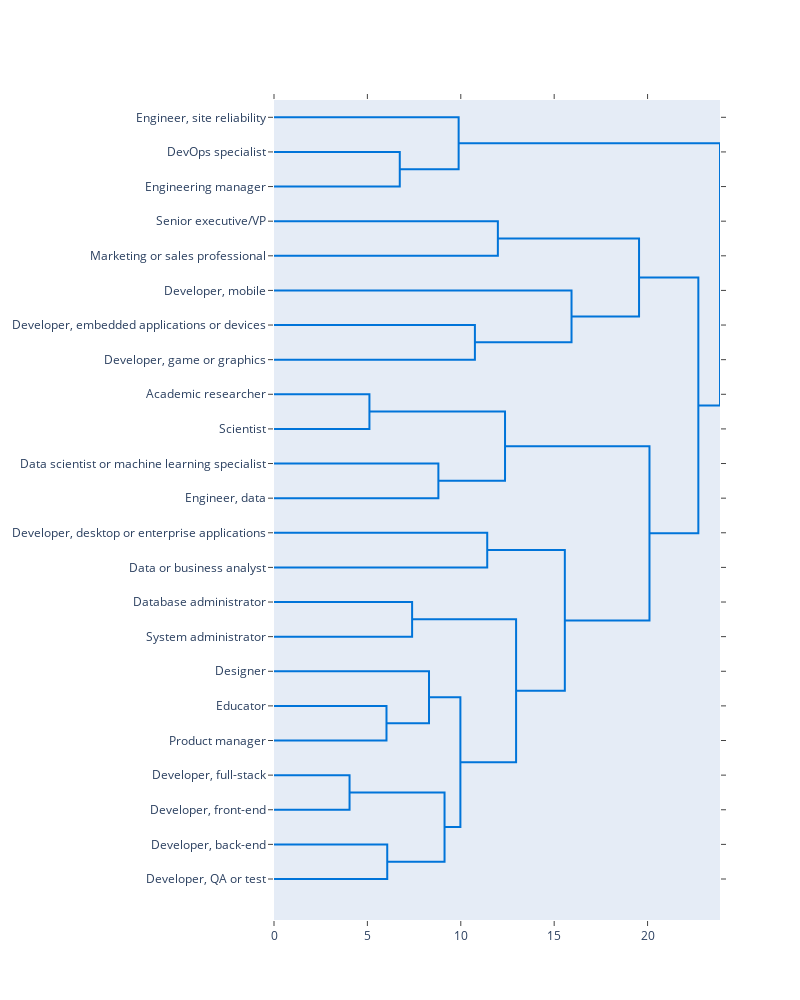

Notebook source saved alongside this figure:
### Code cell
fig= ff.create_dendrogram(std_skills,orientation='left',labels=std_skills.index,color_threshold=0.5)
fig.update_layout(width=800,height=1000)
fig.show()

### Figure 1 — Plotly figure (JSON) as saved in the notebook; plotly's stock layout.template omitted (floating-point values rounded to 4 significant figures)
{"data": [{"hoverinfo": "text", "marker": {"color": "rgb(0,116,217)"}, "mode": "lines", "type": "scatter", "x": [0, 6.733, 6.733, 0], "xaxis": "x", "y": [-15, -15, -25, -25], "yaxis": "y"}, {"hoverinfo": "text", "marker": {"color": "rgb(0,116,217)"}, "mode": "lines", "type": "scatter", "x": [0, 9.885, 9.885, 6.733], "xaxis": "x", "y": [-5, -5, -20, -20], "yaxis": "y"}, {"hoverinfo": "text", "marker": {"color": "rgb(0,116,217)"}, "mode": "lines", "type": "scatter", "x": [0, 11.99, 11.99, 0], "xaxis": "x", "y": [-35, -35, -45, -45], "yaxis": "y"}, {"hoverinfo": "text", "marker": {"color": "rgb(0,116,217)"}, "mode": "lines", "type": "scatter", "x": [0, 10.76, 10.76, 0], "xaxis": "x", "y": [-65, -65, -75, -75], "yaxis": "y"}, {"hoverinfo": "text", "marker": {"color": "rgb(0,116,217)"}, "mode": "lines", "type": "scatter", "x": [0, 15.93, 15.93, 10.76], "xaxis": "x", "y": [-55, -55, -70, -70], "yaxis": "y"}, {"hoverinfo": "text", "marker": {"color": "rgb(0,116,217)"}, "mode": "lines", "type": "scatter", "x": [11.99, 19.54, 19.54, 15.93], "xaxis": "x", "y": [-40, -40, -62.5, -62.5], "yaxis": "y"}, {"hoverinfo": "text", "marker": {"color": "rgb(0,116,217)"}, "mode": "lines", "type": "scatter", "x": [0, 5.109, 5.109, 0], "xaxis": "x", "y": [-85, -85, -95, -95], "yaxis": "y"}, {"hoverinfo": "text", "marker": {"color": "rgb(0,116,217)"}, "mode": "lines", "type": "scatter", "x": [0, 8.8, 8.8, 0], "xaxis": "x", "y": [-105, -105, -115, -115], "yaxis": "y"}, {"hoverinfo": "text", "marker": {"color": "rgb(0,116,217)"}, "mode": "lines", "type": "scatter", "x": [5.109, 12.37, 12.37, 8.8], "xaxis": "x", "y": [-90, -90, -110, -110], "yaxis": "y"}, {"hoverinfo": "text", "marker": {"color": "rgb(0,116,217)"}, "mode": "lines", "type": "scatter", "x": [0, 11.42, 11.42, 0], "xaxis": "x", "y": [-125, -125, -135, -135], "yaxis": "y"}, {"hoverinfo": "text", "marker": {"color": "rgb(0,116,217)"}, "mode": "lines", "type": "scatter", "x": [0, 7.394, 7.394, 0], "xaxis": "x", "y": [-145, -145, -155, -155], "yaxis": "y"}, {"hoverinfo": "text", "marker": {"color": "rgb(0,116,217)"}, "mode": "lines", "type": "scatter", "x": [0, 6.022, 6.022, 0], "xaxis": "x", "y": [-175, -175, -185, -185], "yaxis": "y"}, {"hoverinfo": "text", "marker": {"color": "rgb(0,116,217)"}, "mode": "lines", "type": "scatter", "x": [0, 8.299, 8.299, 6.022], "xaxis": "x", "y": [-165, -165, -180, -180], "yaxis": "y"}, {"hoverinfo": "text", "marker": {"color": "rgb(0,116,217)"}, "mode": "lines", "type": "scatter", "x": [0, 4.045, 4.045, 0], "xaxis": "x", "y": [-195, -195, -205, -205], "yaxis": "y"}, {"hoverinfo": "text", "marker": {"color": "rgb(0,116,217)"}, "mode": "lines", "type": "scatter", "x": [0, 6.063, 6.063, 0], "xaxis": "x", "y": [-215, -215, -225, -225], "yaxis": "y"}, {"hoverinfo": "text", "marker": {"color": "rgb(0,116,217)"}, "mode": "lines", "type": "scatter", "x": [4.045, 9.13, 9.13, 6.063], "xaxis": "x", "y": [-200, -200, -220, -220], "yaxis": "y"}, {"hoverinfo": "text", "marker": {"color": "rgb(0,116,217)"}, "mode": "lines", "type": "scatter", "x": [8.299, 9.979, 9.979, 9.13], "xaxis": "x", "y": [-172.5, -172.5, -210, -210], "yaxis": "y"}, {"hoverinfo": "text", "marker": {"color": "rgb(0,116,217)"}, "mode": "lines", "type": "scatter", "x": [7.394, 12.96, 12.96, 9.979], "xaxis": "x", "y": [-150, -150, -191.2, -191.2], "yaxis": "y"}, {"hoverinfo": "text", "marker": {"color": "rgb(0,116,217)"}, "mode": "lines", "type": "scatter", "x": [11.42, 15.57, 15.57, 12.96], "xaxis": "x", "y": [-130, -130, -170.6, -170.6], "yaxis": "y"}, {"hoverinfo": "text", "marker": {"color": "rgb(0,116,217)"}, "mode": "lines", "type": "scatter", "x": [12.37, 20.1, 20.1, 15.57], "xaxis": "x", "y": [-100, -100, -150.3, -150.3], "yaxis": "y"}, {"hoverinfo": "text", "marker": {"color": "rgb(0,116,217)"}, "mode": "lines", "type": "scatter", "x": [19.54, 22.72, 22.72, 20.1], "xaxis": "x", "y": [-51.25, -51.25, -125.2, -125.2], "yaxis": "y"}, {"hoverinfo": "text", "marker": {"color": "rgb(0,116,217)"}, "mode": "lines", "type": "scatter", "x": [9.885, 23.88, 23.88, 22.72], "xaxis": "x", "y": [-12.5, -12.5, -88.2, -88.2], "yaxis": "y"}], "layout": {"autosize": false, "height": 1000, "hovermode": "closest", "showlegend": false, "width": 800, "xaxis": {"mirror": "allticks", "rangemode": "tozero", "showgrid": false, "showline": true, "showticklabels": true, "ticks": "outside", "type": "linear", "zeroline": false}, "yaxis": {"mirror": "allticks", "rangemode": "tozero", "showgrid": false, "showline": true, "showticklabels": true, "tickmode": "array", "ticks": "outside", "ticktext": ["Engineer, site reliability", "DevOps specialist", "Engineering manager", "Senior executive/VP", "Marketing or sales professional", "Developer, mobile", "Developer, embedded applications or devices", "Developer, game or graphics", "Academic researcher", "Scientist", "Data scientist or machine learning specialist", "Engineer, data", "Developer, desktop or enterprise applications", "Data or business analyst", "Database administrator", "System administrator", "Designer", "Educator", "Product manager", "Developer, full-stack", "Developer, front-end", "Developer, back-end", "Developer, QA or test"], "tickvals": [-5, -15, -25, -35, -45, -55, -65, -75, -85, -95, -105, -115, -125, -135, -145, -155, -165, -175, -185, -195, -205, -215, -225], "type": "linear", "zeroline": false}}}
